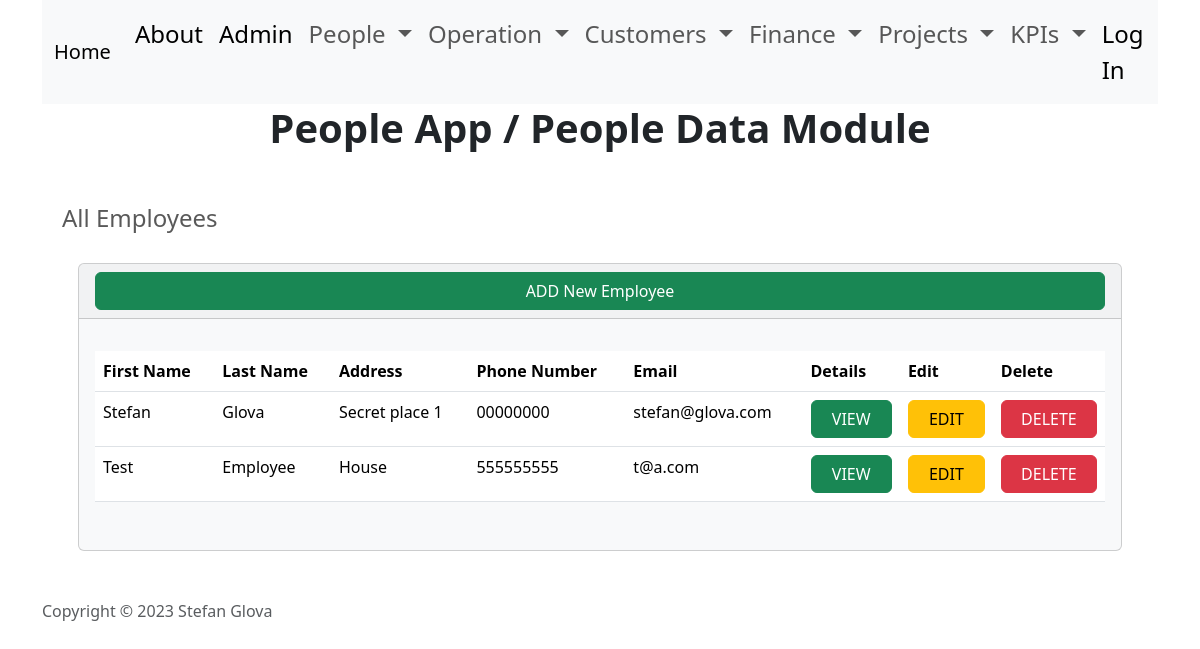
Before: /applications/people/ with the older database file.
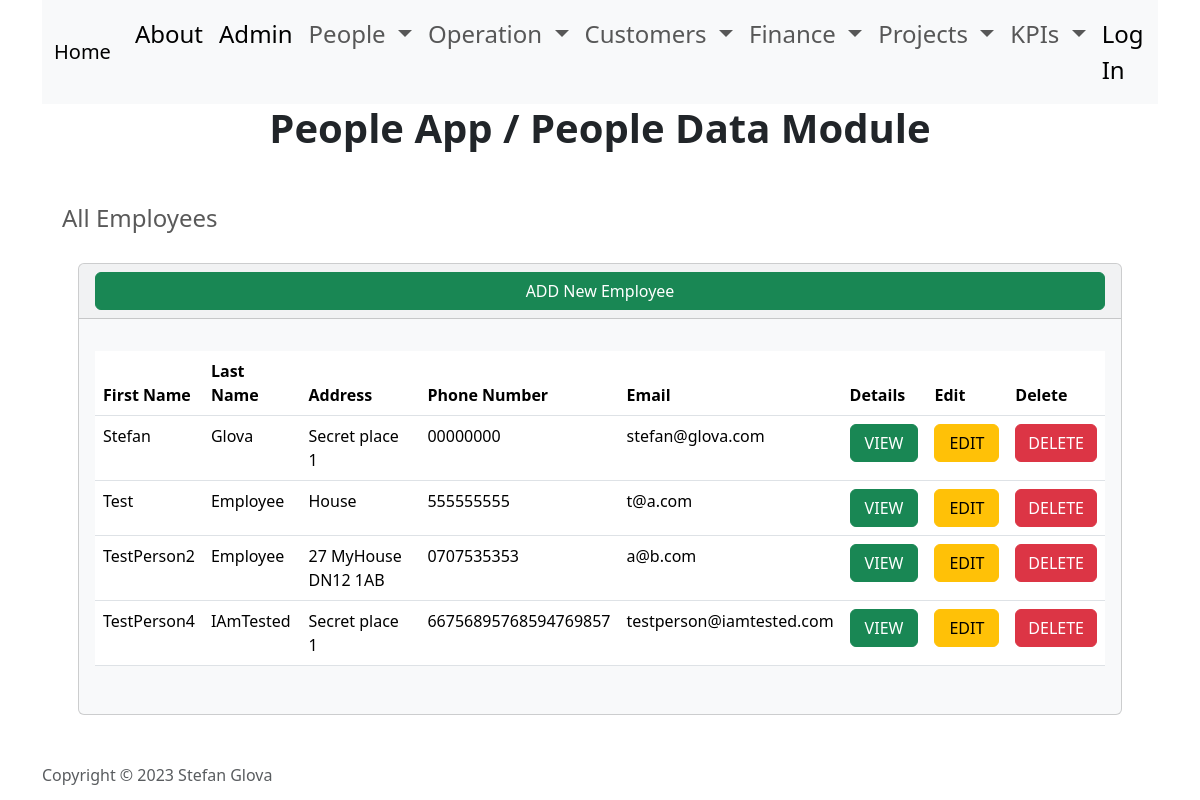
After: the same page with the newer database file.
### applications/people/people_data/models.py (models this page shows)
class Employee(models.Model):
    id = models.AutoField(primary_key=True)
    first_name = models.CharField(max_length=50)
    last_name = models.CharField(max_length=50)
    address = models.CharField(max_length=250)
    phone = models.CharField(max_length=20, unique=True)
    email = models.EmailField(max_length=100, unique=True)
    emergency_contact = models.CharField(max_length=250)
    employment_start_date = models.DateField()
    employment_end_date = models.DateField(null=True)
    def __str__(self):
        return f"Employee: {self.first_name} {self.last_name}"

### applications/people/people_data/views.py (the view)
# urls.py: path('', views.people_data_home, name='people_data_home'),
def people_data_home(request):
    return render(request, 'people_data/home.html', {
        'employees': Employee.objects.all()
    })

### applications/people/people_data/templates/people_data/home.html (shortened to what this page needs)
{% extends "people_data/base.html" %} {% load static %} {% block body %}
<div class="row">
    <div class="col-12">
        {% if employees %}
            <div class="card bg-light ms-4 me-4 mb-4">
                <div class="card-header">
                    <a class="btn btn-success me-1" href="{% url 'add' %}">
                        ADD New Employee
                    </a>
                </div>
                <div class="card-body">
                    <p class="card-text">
                        <div class="table-responsive">
                            <table class="table table-hover">
                                <thead>
                                <tr>
                                    <th scope="col">First Name</th>
                                    <th scope="col">Last Name</th>
                                    <th scope="col">Address</th>
                                    <th scope="col">Phone Number</th>
                                    <th scope="col">Email</th>
                                    <th scope="col">Details</th>
                                    <th scope="col">Edit</th>
                                    <th scope="col">Delete</th>
                                </tr>
                                </thead>
                                <tbody>
                                    {% for employee in employees  %}
                                        <tr>
                                            <td>{{ employee.first_name }}</td>
                                            <td>{{ employee.last_name }}</td>
                                            <td>{{ employee.address }}</td>
                                            <td>{{ employee.phone }}</td>
                                            <td>{{ employee.email }}</td>
                                            <td>
                                                <button type="button" class="btn btn-success me-1" href="{% url 'view_employee' employee.id %}"
                                                    data-bs-toggle="modal" data-bs-target="#myModal{{ employee.id }}">
                                                    VIEW
                                                </button>
                                            </td>
                                            <td>
                                                <a class="btn btn-warning me-1" href="{% url 'edit' employee.id %}">
                                                    EDIT
                                                </a>
                                            </td>
                                            <td>
                                                <button type="button" class="btn btn-danger" data-bs-toggle="modal" data-bs-target="#delete{{ employee.id }}">
                                                    DELETE
                                                </button>
                                            </td>
                                        </tr>
                                    {% endfor %}
                                </tbody>
                            </table>
                        </div>
                    </p>
                </div>
            </div>
        {% else %}
            <h5 class="alert alert-primary ms-4 me-4">No Employee Records</h5>
        {% endif %}
    </div>
</div>
{% endblock body %}

### applications/people/people_data/templates/people_data/base.html (shortened to what this page needs)
{% extends "home_app/base.html" %} {% load static %} {% block content %}
  <div class="container">
    <h1 style="text-align: center;">People App / People Data Module</h1>
    <br>
    <nav class="navbar navbar-expand-lg " >
      <div class="container-fluid">
        <div class="collapse navbar-collapse" id="navbarColor01">
          <ul class="navbar-nav me-auto">
            <li class="nav-item">
              <a class="nav-link" href="{% url 'people_data_home' %}">
                All Employees
              </a>
            </li>
          </ul>
        </div>
      </div>
    </nav>
    <div class="container-fluid">{% block body %} {% endblock body %}</div>
  </div>
{% endblock content %}

### home_app/templates/home_app/base.html (shortened to what this page needs)
{% load static %}
<!doctype html>
<html lang="en">
  <head>
    <link rel="stylesheet" href="https://cdn.jsdelivr.net/npm/bootstrap@5.3.2/dist/css/bootstrap.min.css">
    <link rel="stylesheet" href="https://cdnjs.cloudflare.com/ajax/libs/font-awesome/6.4.2/css/all.min.css"/>
    <link rel="stylesheet" href="{% static 'home_app/home_app.css' %}">
  </head>
  <body>
    <div class="container">
         <nav class="navbar navbar-expand-lg bg-body-tertiary">
            <div class="container-fluid">
                <a class="navbar-brand" href="{% url 'home' %}">Home</a>
                <div class="collapse navbar-collapse" id="navbarNavDropdown">
                <ul class="navbar-nav">
                    <li class="nav-item">
                    <a class="nav-link active" aria-current="page" href="{% url 'about' %}">About</a>
                    </li>
                    <li class="nav-item">
                        <a class="nav-link active" aria-current="page" href="/admin">Admin</a>
                    </li>
                    <li class="nav-item dropdown">
                        <a class="nav-link dropdown-toggle" href="#" role="button" data-bs-toggle="dropdown" aria-expanded="false">
                            People
                        </a>
                    </li>
                    <li class="nav-item dropdown">
                        <a class="nav-link dropdown-toggle" href="#" role="button" data-bs-toggle="dropdown" aria-expanded="false">
                            Operation
                        </a>
                    </li>
                    <li class="nav-item dropdown">
                        <a class="nav-link dropdown-toggle" href="#" role="button" data-bs-toggle="dropdown" aria-expanded="false">
                            Customers
                        </a>
                    </li>
                    <li class="nav-item dropdown">
                        <a class="nav-link dropdown-toggle" href="#" role="button" data-bs-toggle="dropdown" aria-expanded="false">
                            Finance
                        </a>
                    </li>
                    <li class="nav-item dropdown">
                        <a class="nav-link dropdown-toggle" href="#" role="button" data-bs-toggle="dropdown" aria-expanded="false">
                            Projects
                        </a>
                    </li>
                    <li class="nav-item dropdown">
                        <a class="nav-link dropdown-toggle" href="#" role="button" data-bs-toggle="dropdown" aria-expanded="false">
                            KPIs
                        </a>
                    </li>
                    <br>
                    <li class="nav-item">
                        <a class="nav-link active" aria-current="page" href="#">Log In</a>
                    </li>
                </ul>
                </div>
            </div>
        </nav>
    </div>
    {% block content %}
    {% endblock content %}
    <div class="container">
        <br>
        <div class="card-footer text-body-secondary">
            <p>Copyright &copy; 2023 Stefan Glova</p>
        </div>
    </div>
</body>
</html>

### home_app/static/home_app/home_app.css (style rules this page uses)
.btn { width: 100%; }
.row { margin-top: 1%; }
h1 { font-weight: bold; }
.navbar { font-size: 150%; }

Changed rows visible on the page:
added Employee: first_name "TestPerson2", last_name "Employee", address "27 MyHouse DN12 1AB", phone "0707535353", email "a@b.com"
added Employee: first_name "TestPerson4", last_name "IAmTested", address "Secret place 1", phone "66756895768594769857", email "testperson@iamtested.com"
